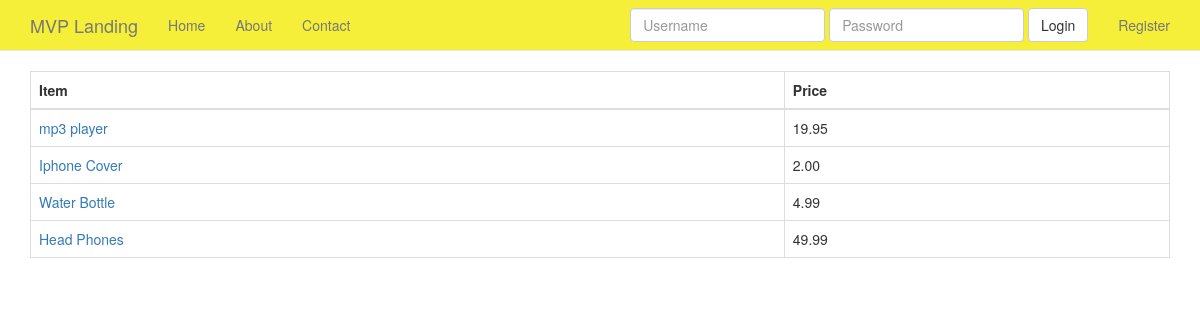
The app's page /product/ with its own data.
### products/models.py (models this page shows, shortened)
class Product(models.Model):
    title = models.CharField(max_length=120)
    description = models.TextField(blank=True, null=True)
    price = models.DecimalField(decimal_places=2, max_digits=20)
    active = models.BooleanField(default=True)
    objects = ProductManager()
    def get_absolute_url(self):
        return reverse('Product_Detail', kwargs={'pk': self.pk})

### products/views.py (the view)
class ProductViewList(ListView):
    model = Product

### products/models.py (called while the page is built)
    def active(self):
        return self.filter(active=True)

    def get_queryset(self):
        return ProductQuerySet(self.model, using=self._db)

    def all(self, *args, **kwargs):
        return self.get_queryset().active()

### products/templates/products/product_list.html
{% extends 'base.html' %}
{% load staticfiles %}
{% block content %}
  <table class="table table-bordered">
    <thead>
      <tr>
        <th>Item</th>
        <th>Price</th>
      </tr>
    </thead>
    <tbody>
      {% for item in object_list %}
        <tr>
          <td><a href="{{ item.get_absolute_url }}">{{ item.title }}</a></td>
          <td>{{ item.price }}</td>
        </tr>
      {% endfor %}
    </tbody>
  </table>
{% endblock %}

### static/my_static/css/starter-template.css (style rules this page uses)
body { padding-top: 0px; }

### records on screen
Product: title "mp3 player", price "19.95"
Product: title "Iphone Cover", price "2.00"
Product: title "Water Bottle", price "4.99"
Product: title "Head Phones", price "49.99"
